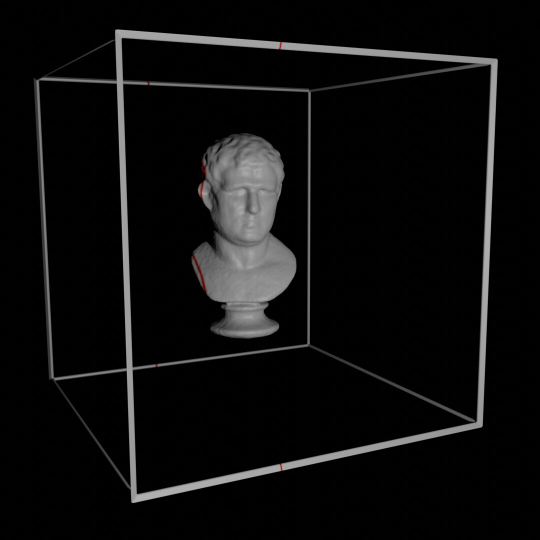
#> input picture midterm_3d_points_cloud/M11202130_midterm_shdow3D/src/ShadowStrip/0003.jpg, 1080 x 1080 px (shown at 1/2 size); its folder holds only this picture in this run
$ jupyter execute shdow3D.ipynb
#> lines starting #> are read from the running program, lines starting #| are printed output that depends on the picture; after the words box and inside, x2 and y2 are one past the last pixel; in counts of white or black regions, pixels touching at a corner belong together; long printed decimals are rounded
## Part0 輸入照片

## Part1 二值化原始輸入照片

[cell 1]
import cv2
import numpy as np
import os

# 檔案路徑設定
#=========================================================

# 輸入
input_directory = "ShadowStrip"
output_directory = "RGB_threshold_RedBinary"

if not os.path.exists(output_directory):
    os.makedirs(output_directory)

#==========================================================

# 定義紅色的 RGB 範圍
red_threshold = 90  # 調整此值以適應不同圖像

# 遍歷資料夾中的所有圖像檔案
for filename in os.listdir(input_directory):
    if filename.endswith(".jpg"):
        # 讀取圖像
        image_path = os.path.join(input_directory, filename)
        image = cv2.imread(image_path)
#> image is the input picture: shape (1080, 1080, 3); mean B, G, R 13.8, 13.8, 13.9

        # 提取圖像的 RGB 通道
        r_channel = image[:, :, 2]  # 紅色通道
        g_channel = image[:, :, 1]  # 綠色通道
        b_channel = image[:, :, 0]  # 藍色通道

        # 判斷紅色通道是否遠高於綠色和藍色通道
        red_mask = (r_channel > red_threshold) & (r_channel > g_channel+10) & (r_channel > b_channel+10)
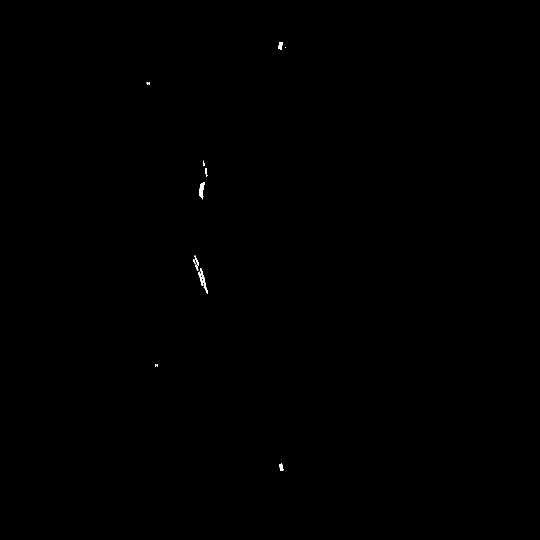
#> red_mask: shape (1080, 1080) bool (shown at 1/2 size); 0.08% white; 15 white regions (4 under 20 px), largest, box (x1, y1, x2, y2) and area: (399, 364, 409, 399) 218, (401, 536, 416, 587) 170, (556, 84, 565, 99) 98

        # 將結果轉換為二值化圖像
        red_binary = np.zeros_like(r_channel, dtype=np.uint8)
        red_binary[red_mask] = 255

        # 儲存結果
        output_filename = os.path.join(output_directory, filename.replace('.jpg', '_RGB_threshold_RedBinary.jpg'))
        cv2.imwrite(output_filename, red_binary)
        # print(f"Binary image of red regions saved as {output_filename}")

print("All images processed Mask result successfully.")
print(f"Binary image of red regions saved at {output_directory}")

## Part2 找出框上面小紅色區段的平均座標點 並且執行產生兩方向的homography結果

##### 1. (非必要)固定標記好方框端點 先劃出一下方框與直線(可視易閱讀端點座標與順序編號) 有助於後續計算水平4個梁的直線方程式係數

[cell 2]
'''畫方框圖只是示意 但是還是做一下 比較心安 現在不需要了 其實下面已經有寫純用8點計算直線參數了'''
import cv2
import numpy as np
import os

# 檔案路徑設定
#=========================================================

# 輸入
input_directory = "ShadowStrip"
input_file_name = "0000.jpg"

# 輸出
output_directory = "box_frame_line"
output_file_name = "box_frame_line.jpg"
if not os.path.exists(output_directory):
    os.makedirs(output_directory)

#==========================================================

# 讀取圖像
image_path = os.path.join(input_directory, input_file_name)
image = cv2.imread(image_path)

# 定義八個座標點
points = [(238, 67), (988, 123), (270, 998), (959, 849),
          (72,157), (619,181), (103,760), (617, 690)]

# 在圖像上畫四條線段
for i in range(4):
    cv2.line(image, points[i*2], points[(i*2)+1], (0, 0, 255), 2)
# 在點上標上數字
for i in range(8):
    cv2.putText(image, str((i+1)), (points[i][0] - 30, points[i][1] - 20),
                cv2.FONT_HERSHEY_SIMPLEX, 1, (0, 0, 255), 2, cv2.LINE_AA)
    cv2.circle(image, points[i], 10, (0, 255, 0), -1)  # 在座標點位置繪製綠色實心圓

# 計算直線方程式的係數
for i in range(4):
    x1, y1 = points[i*2]
    x2, y2 = points[(i*2)+1]
    vx, vy, x0, y0 = cv2.fitLine(np.array([[x1, y1], [x2, y2]], dtype=np.int32), cv2.DIST_L2, 0, 0.01, 0.01)
    slope = vy / vx
    intercept = y0 - (slope * x0)
    print(f"Line {i+1} equation: y = {slope}x + {intercept}")
    print(" vx = ",vx,"vy = ",vy,"x0 = ",x0,"y0 = ",y0)
#> this loop made 4 passes
#> (vx, vy, x0, y0, slope, intercept) on passes 1 to 4: ([0.997], [0.0745], [613], [95], [0.0747], [49.23]), ([0.977], [-0.211], [614.5], [923.5], [-0.216], [1056.4]), ([0.999], [0.0438], [345.5], [169], [0.0439], [153.8]), ([0.991], [-0.135], [360], [725], [-0.136], [774])
#| Line 1 equation: y = [0.07467]x + [49.229]
#|  vx =  [0.9972] vy =  [0.07446] x0 =  [613.] y0 =  [95.]
#| Line 2 equation: y = [-0.2163]x + [1056.3889]
#|  vx =  [0.9774] vy =  [-0.2114] x0 =  [614.5] y0 =  [923.5]
#| Line 3 equation: y = [0.04388]x + [153.841]
#|  vx =  [0.999] vy =  [0.04383] x0 =  [345.5] y0 =  [169.]
#| Line 4 equation: y = [-0.1362]x + [774.0272]
#|  vx =  [0.9909] vy =  [-0.1349] x0 =  [360.] y0 =  [725.]

# 儲存結果
output_filename = os.path.join(output_directory, input_file_name.replace('.jpg', '_' + output_file_name))
cv2.imwrite(output_filename, image)

print("All images processed Mask result successfully.")
print(f"Binary image of red regions saved at {output_directory}")

#### 2. 產生沒有把所有雕像都block掉 output_directory = "statue_blocked"

[cell 3]
'''遍歷版本 把所有雕像都block掉'''
import cv2
import os

# 檔案路徑設定
#=========================================================

# 輸入目錄
input_directory = "RGB_threshold_RedBinary"

# 輸出目錄
output_directory = "statue_blocked"
if not os.path.exists(output_directory):
    os.makedirs(output_directory)

#==========================================================

# 遍歷輸入目錄中的所有檔案
for filename in os.listdir(input_directory):
    if filename.endswith(".jpg"):  # 確保只處理 .jpg 檔案
        # 讀取圖像
        input_file_path = os.path.join(input_directory, filename)
        image = cv2.imread(input_file_path)

        # 定義方框範圍的最左上與最右下座標
        top_left = (365, 235)
        bottom_right = (600, 680)

        # 將指定範圍內的像素值設為全黑
        image[top_left[1]:bottom_right[1], top_left[0]:bottom_right[0]] = 0

        # 儲存結果
        output_filename = os.path.join(output_directory, filename.replace('.jpg', '_statue_blocked.jpg'))
        cv2.imwrite(output_filename, image)

        # print(f"Processed image saved at {output_filename}")

#### 3.計算求得 homography scr_points 每張圖都有四個點 (在圖像上畫出平均座標點並標上群組編號)

[cell 4]
"""平均座標點旁邊都會標上相應的群組編號。 遍歷版本 """

import cv2
import numpy as np
import os

# [15 lines left out: function distance_to_line, not called in this run]

# 定義八個座標點
points = [(238, 67), (988, 123), (270, 998), (959, 849),
          (72,157), (619,181), (103,760), (617, 690)]

# 存儲直線方程的係數向量
line_params_list = []

# !!!!!!!!!儲存  遍歷所有照片結果 平均四點座標 的大矩陣!!!!!!!!!!!!!!!
avg_coordinates_matrix = []

# 計算直線方程式的係數
for i in range(4):
    x1, y1 = points[i*2]
    x2, y2 = points[(i*2)+1]
    vx, vy, x0, y0 = cv2.fitLine(np.array([[x1, y1], [x2, y2]], dtype=np.int32), cv2.DIST_L2, 0, 0.01, 0.01)
    line_params_list.append((vx, vy, x0, y0))
#> this loop made 4 passes
#> (vx, vy, x0, y0) on passes 1 to 4: ([0.997], [0.0745], [613], [95]), ([0.977], [-0.211], [614.5], [923.5]), ([0.999], [0.0438], [345.5], [169]), ([0.991], [-0.135], [360], [725])
#> after the loop, line_params_list = [([0.997], [0.0745], [613], [95]), ([0.977], [-0.211], [614.5], [923.5]), ([0.999], [0.0438], [345.5], [169]), ([0.991], [-0.135], [360], [725])]

# 建立輸入目錄
input_directory = "statue_blocked"

# 建立輸出目錄
output_directory = "box_frame_4_points"
output_file_name = "box_frame_4_points.jpg"
if not os.path.exists(output_directory):
    os.makedirs(output_directory)

# 遍歷目錄中的所有.jpg檔案
for filename in os.listdir(input_directory):
    if filename.endswith(".jpg"):
        # 讀取圖像
        image_path = os.path.join(input_directory, filename)
        image = cv2.imread(image_path)

        # 找出所有白色點的座標
        white_points = np.where(image == 255)
        white_points = np.column_stack((white_points[1], white_points[0]))  # 將座標點轉換成 (x, y) 格式

        # 初始化四個群組
        grouped_coordinates = [[] for _ in range(4)]

        # 將白色點分組
        for point in white_points:
            distances = [distance_to_line(point[0], point[1], line_params) for line_params in line_params_list]
            min_distance_index = np.argmin(distances)
            grouped_coordinates[min_distance_index].append(point)

        # 計算每個群組的平均值
        avg_coordinates = [(np.mean(group, axis=0)[0], np.mean(group, axis=0)[1]) for group in grouped_coordinates]

        # 儲存平均四點座標到矩陣中
        # !!!!!!!!!儲存  遍歷所有照片結果 平均四點座標 的大矩陣!!!!!!!!!!!!!!!
        avg_coordinates_matrix.append(avg_coordinates)

# ================以下只是畫圖======儲存標記四個點=================
        # 在圖像上畫出平均座標點並標上群組編號
        cross_size = (50, 50)  # 十字的大小，(橫向大小, 縱向大小)
        font = cv2.FONT_HERSHEY_SIMPLEX
        font_scale = 1
        font_thickness = 1
        for i, coord in enumerate(avg_coordinates, 1):
            x, y = int(coord[0]), int(coord[1])
            cross_half_size = (cross_size[0] // 2, cross_size[1] // 2)
            cv2.line(image, (x - cross_half_size[0], y), (x + cross_half_size[0], y), (0, 255, 0), 1)  # 橫向線
            cv2.line(image, (x, y - cross_half_size[1]), (x, y + cross_half_size[1]), (0, 255, 0), 1)  # 縱向線
            cv2.putText(image, f"Group {i}", (x + 15, y - 15), font, font_scale, (0, 255, 0), font_thickness, cv2.LINE_AA)

        # 儲存結果
        output_filename = os.path.join(output_directory, filename.replace('.jpg', '_' + output_file_name))
        cv2.imwrite(output_filename, image)

print(avg_coordinates_matrix)

#### 4. 根據求得座標點 homography 到方框 1.正面 2.側面

[cell 5]
# 定義八個座標點 以及印出 遍歷所有照片結果 平均四點座標 的大矩陣!!(55, 4, 2)
points = [(238, 67), (988, 123), (270, 998), (959, 849),
          (72,157), (619,181), (103,760), (617, 690)]

"""!!!!!!!!!儲存  遍歷所有照片結果 平均四點座標 的大矩陣!!(55, 4, 2)"""
# 列出欄位資料型別等資訊
np.shape(avg_coordinates_matrix) # (55, 4, 2)

#### 4.1 homography至 1.側面

[cell 6]
import cv2
import numpy as np
import os

# 讀取所有.jpg文件
input_directory = "RGB_threshold_RedBinary"
output_directory = "left_view_slice"


# 檢查輸出目錄是否存在，若不存在則建立
if not os.path.exists(output_directory):
    os.makedirs(output_directory)

# 初始化 avg_coordinates_matrix
# 假設 avg_coordinates_matrix 是一個大小為 (55, 4, 2) 的 NumPy 矩陣
# 55 張照片，每張照片有 4 個點，每個點有 x 和 y 座標
# 在這裡，我們假設 avg_coordinates_matrix 已經被定義和填充
print("avg_coordinates_matrix: ", np.shape(avg_coordinates_matrix))

# 遍歷所有.jpg文件
for filename in os.listdir(input_directory):
    if filename.endswith(".jpg"):
        # 載入原始圖像
        image_path = os.path.join(input_directory, filename)
        image = cv2.imread(image_path)

        # 取出對應的平均座標點
        index = int(filename.split("_")[0])  # 假設文件名是"index_...jpg"
        avg_coordinates = avg_coordinates_matrix[index]
        avg_coordinates = np.array(avg_coordinates, dtype=np.float32)

        # 定義目標四個角的坐標（從右上、右下、左上、左下的順序）
        dst_points = np.array([[1080, 0],
                               [1080, 1080],
                               [0, 0],
                               [0, 1080]], dtype=np.float32)

        # 執行透視變換（homography）
        H, _ = cv2.findHomography(avg_coordinates, dst_points)

        # 對原始圖像應用透視變換
        warped_image = cv2.warpPerspective(image, H, (1080, 1080))

        # 儲存結果
        output_filename = os.path.join(output_directory, filename.replace('.jpg', '_left_view_slice.jpg'))
        cv2.imwrite(output_filename, warped_image)

print("Left view slice Homography transformation completed and saved successfully.")

#### 4.2 homography至 2.正面

[cell 7]
import cv2
import numpy as np
import os

# 定義四個點的坐標（左上、右上、左下、右下的順序）
src_points = np.array([[238, 67],
                       [988, 123],
                       [270, 998],
                       [959, 849]], dtype=np.float32)

# 讀取所有.jpg文件
input_directory = "RGB_threshold_RedBinary"
output_directory = "front_view_slice"


# 檢查輸出目錄是否存在，若不存在則建立
if not os.path.exists(output_directory):
    os.makedirs(output_directory)

# 遍歷所有.jpg文件
for filename in os.listdir(input_directory):
    if filename.endswith(".jpg"):
        # 載入原始圖像
        image_path = os.path.join(input_directory, filename)
        image = cv2.imread(image_path)

        # 定義目標四個角的坐標（左上、右上、左下、右下的順序）
        dst_points = np.array([[0, 0],
                               [1080, 0],
                               [0, 1080],
                               [1080, 1080]], dtype=np.float32)

        # 執行透視變換（homography）
        H, _ = cv2.findHomography(src_points, dst_points)

        # 對原始圖像應用透視變換
        warped_image = cv2.warpPerspective(image, H, (1080, 1080))

        # 儲存結果
        output_filename = os.path.join(output_directory, filename.replace('.jpg', '_front_view_slice.jpg'))
        cv2.imwrite(output_filename, warped_image)

print("Front view slice Homography transformation completed and saved successfully.")

## Part3 計算座標&轉換至實際尺寸&合併輸出成點雲.xyz

#### 1.側面 生成 xy座標.txt 每一張的(x,y) 儲存至 ./X_Y_coordinates_output/

[cell 8]
import cv2
import numpy as np
import os

# [15 lines left out: function convert_pixel_to_mm, not called in this run]

def process_image(input_directory, output_directory):
    # 遍歷資料夾中的所有圖像檔案
    for filename in os.listdir(input_directory):
        if filename.endswith(".jpg"):
            # 讀取圖像
            input_file_path = os.path.join(input_directory, filename)
            image = cv2.imread(input_file_path)

            # 定義方框範圍的最左上與最右下座標
            top_left = (50, 50)
            bottom_right = (1030, 1030)

            # 將指定範圍外的像素值設為全黑
            mask = np.zeros_like(image)
            cv2.rectangle(mask, top_left, bottom_right, (255, 255, 255), -1)
            image[mask == 0] = 0

            # 找出範圍內的白色像素的座標
            white_points = np.where(image == 255)
            coordinates = list(zip(white_points[1], white_points[0]))  # 將(x, y)座標轉換為(y, x)

            # 計算座標的毫米值
            mm_range = 2 * 98.5  # 毫米範圍
            mm_coordinates = [(convert_pixel_to_mm(x, 1080, mm_range), convert_pixel_to_mm(y, 1080, mm_range)) for x, y in coordinates]

            # 將座標儲存為.txt文件
            output_filename = os.path.join(output_directory, filename.replace('.jpg', '_coordinates.txt'))
            with open(output_filename, 'w') as f:
                for coord in mm_coordinates:
                    f.write(f"{coord[0]:.2f} {coord[1]:.2f}\n")

            # print(f"Converted coordinates saved at {output_filename}")

            # 返回白點數量 確認用而已
            # white_pixel_count = len(coordinates)
            # print(f"Number of white pixels in {filename}: {white_pixel_count}")

# 檔案路徑設定
input_directory = "left_view_slice"
output_directory = "X_Y_coordinates_output"
if not os.path.exists(output_directory):
    os.makedirs(output_directory)

# 呼叫處理函數
process_image(input_directory, output_directory)
print(f" All X_Y_coordinate saved at {output_directory}")

[0030_RGB_threshold_RedBinary_left_view_slice_coordinates.txt](X_Y_coordinates_output/0030_RGB_threshold_RedBinary_left_view_slice_coordinates.txt)

#### 2. 正面 生成 z座標.txt 每一張的(x,y) 儲存至 ./Z_coordinates_output/

#### 2.1 (非必要)生成可視化的Z資訊圖片 (在正面結果上面劃上平均垂直線 作為Z 並標上實際尺寸mm)

[cell 9]
"""下面只有劃線儲存照片的 暫時不需要了 因為我還要存Z"""
import cv2
import numpy as np
import os

# [15 lines left out: function convert_pixel_to_mm, not called in this run]

# 檔案路徑設定
#=========================================================

# 輸入
input_directory = "front_view_slice"
# 輸出
output_directory = "Z_value_line"
if not os.path.exists(output_directory):
    os.makedirs(output_directory)

#==========================================================


# 遍歷資料夾中的所有圖像檔案
for filename in os.listdir(input_directory):
    if filename.endswith(".jpg"):
        # 讀取圖像
        image_path = os.path.join(input_directory, filename)
        image = cv2.imread(image_path)

        # 定義方框範圍的最左上與最右下座標
        top_left = (0, 50)
        bottom_right = (1080, 1030)

        # 將指定範圍內的像素值設為全黑
        image[top_left[1]:bottom_right[1], top_left[0]:bottom_right[0]] = 0

        # 找出剩餘白點的 x 座標
        white_points = np.where(image == 255)
        remaining_x_coordinates = white_points[1]

        # 計算 x 座標的平均值
        x_avg = int(np.mean(remaining_x_coordinates))

        # 繪製一條綠色的垂直線
        cv2.line(image, (x_avg, 0), (x_avg, 1080), (0, 255, 0), 2)

        # 在線旁邊標記 X 值
        font = cv2.FONT_HERSHEY_SIMPLEX
        font_scale = 1
        font_color = (255, 255, 255)
        cv2.putText(image, f"X = {x_avg}", (x_avg + 10, 50), font, font_scale, font_color, 2)

        # 計算毫米值
        mm_range = 2 * 98.5  # 毫米範圍
        mm_value = convert_pixel_to_mm(x_avg, 1080, mm_range)

        # 在線旁邊標記毫米值
        font = cv2.FONT_HERSHEY_SIMPLEX
        font_scale = 1
        font_color = (255, 255, 255)
        cv2.putText(image, f"{mm_value:.2f} mm", (x_avg + 10, 100), font, font_scale, font_color, 2)


        # 儲存結果
        output_filename = os.path.join(output_directory, filename.replace('.jpg', 'Z_value_line.jpg'))
        cv2.imwrite(output_filename, image)

print(f" All Z_value_line image of red regions saved at {output_directory}")

#### 2.2儲存Z座標.txt至./Z_coordinates_output/

[cell 10]
import cv2
import numpy as np
import os

# [15 lines left out: function convert_pixel_to_mm, not called in this run]

# 檔案路徑設定
#=========================================================

# 輸入
input_directory = "front_view_slice"
# 輸出
output_image_directory = "Z_value_line"
output_txt_directory = "Z_coordinates_output"

if not os.path.exists(output_image_directory):
    os.makedirs(output_image_directory)

if not os.path.exists(output_txt_directory):
    os.makedirs(output_txt_directory)

# 儲存 mm_value 值的列表
mm_value_list = []

#==========================================================


# 遍歷資料夾中的所有圖像檔案
for filename in os.listdir(input_directory):
    if filename.endswith(".jpg"):
        # 讀取圖像
        image_path = os.path.join(input_directory, filename)
        image = cv2.imread(image_path)

        # 定義方框範圍的最左上與最右下座標
        top_left = (0, 50)
        bottom_right = (1080, 1030)

        # 將指定範圍內的像素值設為全黑
        image[top_left[1]:bottom_right[1], top_left[0]:bottom_right[0]] = 0

        # 找出剩餘白點的 x 座標
        white_points = np.where(image == 255)
        remaining_x_coordinates = white_points[1]

        # 計算 x 座標的平均值
        x_avg = int(np.mean(remaining_x_coordinates))

        # 計算毫米值
        mm_range = 2 * 98.5  # 毫米範圍
        mm_value = convert_pixel_to_mm(x_avg, 1080, mm_range)
        mm_value_list.append(mm_value)

        # 繪製一條綠色的垂直線
        cv2.line(image, (x_avg, 0), (x_avg, 1080), (0, 255, 0), 2)

        # 在線旁邊標記 X 值
        font = cv2.FONT_HERSHEY_SIMPLEX
        font_scale = 1
        font_color = (255, 255, 255)
        cv2.putText(image, f"X = {x_avg}", (x_avg + 10, 50), font, font_scale, font_color, 2)

        # 在線旁邊標記毫米值
        cv2.putText(image, f"{mm_value:.2f} mm", (x_avg + 10, 100), font, font_scale, font_color, 2)

        # 儲存結果
        output_image_filename = os.path.join(output_image_directory, filename.replace('.jpg', 'Z_value_line.jpg'))
        cv2.imwrite(output_image_filename, image)

# 將 mm_value 值儲存到 TXT 文件
mm_value_output_filename = os.path.join(output_txt_directory, "Z_coordinates_values.txt")
with open(mm_value_output_filename, 'w') as f:
    for mm_value in mm_value_list:
        f.write(f"{mm_value:.2f}\n")

print(f"All Z_value_line images of red regions saved at {output_image_directory}")
print(f"mm_value values saved at {mm_value_output_filename}")

[Z_coordinates_values.txt](Z_coordinates_output\Z_coordinates_values.txt)

#### 3. 處理點雲 把 (x,y) 和 z 座標讀入 合併與旋轉 最終輸出

[cell 11]
# 檔案路徑設定

input_coordinates_directory = "X_Y_coordinates_output"

output_points_cloud_directory = "Z_X_Y_points_cloud"
if not os.path.exists(output_points_cloud_directory):
    os.makedirs(output_points_cloud_directory)
#=========================================================

# 讀取 Z 座標值
z_values = []
z_values_file_path = os.path.join("Z_coordinates_output", "Z_coordinates_values.txt")
with open(z_values_file_path, 'r') as f:
    z_values = [float(line.strip()) for line in f.readlines()]

#==========================================================
all_coordinates = []  # 建立一個空列表，用於儲存所有的座標（包括 Z, X, Y）

# 遍歷 X_Y_coordinates_output 目錄中的所有文件，同時也遍歷 Z 座標值的列表
for filename, z_value in zip(os.listdir(input_coordinates_directory), z_values):
    # 確保只處理 .txt 文件
    if filename.endswith(".txt"):
        # 構建 .txt 文件的完整路徑
        input_file_path = os.path.join(input_coordinates_directory, filename)

        # 讀取 .txt 文件中的座標
        with open(input_file_path, 'r') as f:
            coordinates = f.readlines()  # 讀取所有行，每行代表一個座標

        # 將每個座標的 X 值、Y 值從座標中分離出來
        separated_coordinates = [coord.strip().split() for coord in coordinates]
        x_values = [float(coord[0]) for coord in separated_coordinates]
        y_values = [float(coord[1]) for coord in separated_coordinates]

        # 將每個座標的 Z 值加入到座標後面，形成 (Z, X, Y) 的格式
        # coordinates_with_z = [f"{coord.strip()} {z_value:.2f}\n" for coord in coordinates]
        coordinates_with_z = [f"{z_value:.2f} {coord.strip()}\n" for coord in coordinates]


        # 將含有 Z 值的座標加入到 all_coordinates 列表中
        all_coordinates.extend(coordinates_with_z)

# 將座標串在一起並儲存到一個 .xyz 檔案中
output_points_cloud_filename = os.path.join(output_points_cloud_directory, "Z_X_Y_points_cloud.xyz")
with open(output_points_cloud_filename, 'w') as f:
    for coord in all_coordinates:
        f.write(coord)


print(f"All Z, X, Y coordinates concatenated and saved at {output_points_cloud_filename}")

[cell 12]
import numpy as np
import shutil

def rotate_xyz(input_filename, output_filename, angle_degrees):
    # 讀取原始的.xyz檔案
#> called with angle_degrees = 180
    with open(input_filename, 'r') as f:
        lines = f.readlines()

    # 提取座標部分，並進行旋轉
    rotated_lines = []
    for line in lines:
        if line.strip():  # 忽略空行
            coords = line.strip().split()
            x, y, z = float(coords[0]), float(coords[1]), float(coords[2])

            # 將座標點轉換為numpy array
            point = np.array([x, y, z])

            # 定義旋轉矩陣
            theta = np.radians(angle_degrees)
            rotation_matrix = np.array([[1, 0, 0],
                                         [0, np.cos(theta), -np.sin(theta)],
                                         [0, np.sin(theta), np.cos(theta)]])

            # 將座標點進行旋轉
            rotated_point = np.dot(rotation_matrix, point)

            # 將旋轉後的座標點添加到列表中
            rotated_lines.append(" ".join(str(coord) for coord in rotated_point) + "\n")

    # 將旋轉後的座標保存到新的.xyz檔案中
    with open(output_filename, 'w') as f:
        f.writelines(rotated_lines)

    print(f"Rotated XYZ coordinates saved to {output_filename}")
    # 複製旋轉後的檔案到程式碼同個目錄下
    shutil.copy(output_filename, os.getcwd())
# 測試程式
input_coordinates_directory = "Z_X_Y_points_cloud"
filename = "Z_X_Y_points_cloud.xyz"  # 原始的.xyz檔案名稱
input_file_path = os.path.join(input_coordinates_directory, filename)

output_directory = "Z_X_Y_points_cloud"

# 新的.xyz檔案名稱，保存旋轉後的座標
output_filename = os.path.join(output_directory, filename.replace('.xyz', '_rotated.xyz'))

angle_degrees = 180  # 旋轉角度（度）
rotate_xyz(input_file_path, output_filename, angle_degrees)
